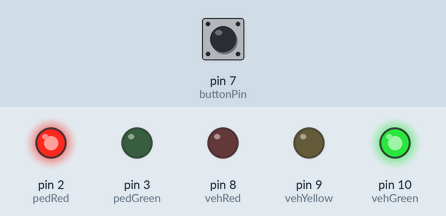
This sketch was run on a simulated Arduino Uno, built with avr-gcc and run on an emulated ATmega328P. Shown: output pins drawn as LEDs (lit = HIGH). Dashed ring = blinking. The inputs (shaded band) are chosen by the test bench; at power-on: pin 7 (buttonPin) HIGH.

Above: at 1.2 s.
1.3 s: pin 7 (buttonPin) pulled LOW for 0.15 s
At 4.3 s:
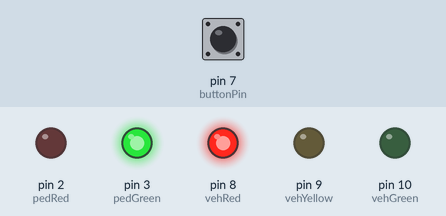
7.3 s: pin 7 (buttonPin) pulled LOW for 3.2 s
At 8.5 s:
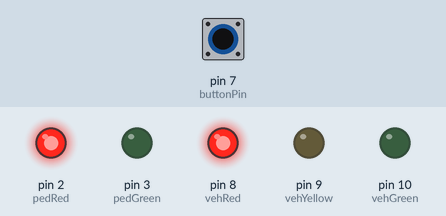
At 8.95 s:
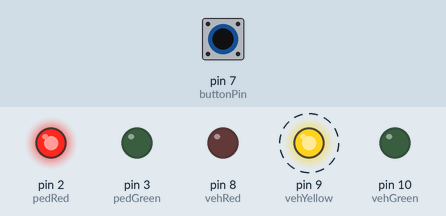
Timing chart, 0 to 17.6 s (numbered marks = the images above; inputs shaded):
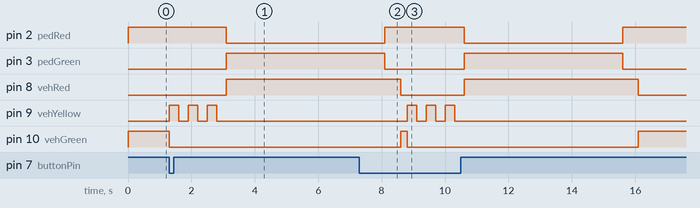

Measured:
- after the input at 1.3 s, pin 2 (pedRed): HIGH → LOW after 1.8 s; pin 3 (pedGreen), pin 8 (vehRed): LOW → HIGH after 1.8 s; pin 9 (vehYellow): alternates HIGH for 0.30 s and LOW for 0.30 s, 6 changes in all, then stays LOW, starting at once; pin 10 (vehGreen): HIGH → LOW at once
- after the input at 7.3 s, pin 9 (vehYellow): alternates HIGH for 0.30 s and LOW for 0.30 s, 6 changes in all, then stays LOW, starting after 1.5 s

The sketch:

project_sismik_51.ino
```cpp
const int vehGreen = 10;
const int vehYellow = 9;
const int vehRed = 8;

const int pedGreen = 3;
const int pedRed = 2;

const int buttonPin = 7;

unsigned long lastDebounceTime = 0;
const unsigned long debounceDelay = 200;

void setup() {
  pinMode(vehGreen, OUTPUT);
  pinMode(vehYellow, OUTPUT);
  pinMode(vehRed, OUTPUT);
  pinMode(pedGreen, OUTPUT);
  pinMode(pedRed, OUTPUT);

  pinMode(buttonPin, INPUT_PULLUP);

  digitalWrite(vehGreen, HIGH);
  digitalWrite(vehYellow, LOW);
  digitalWrite(vehRed, LOW);
  digitalWrite(pedGreen, LOW);
  digitalWrite(pedRed, HIGH);
}

void loop() {
  if (digitalRead(buttonPin) == LOW) {
    if ((millis() - lastDebounceTime) > debounceDelay) {
      siklusAman();
      lastDebounceTime = millis();
    }
  }
}

void siklusAman() {
  digitalWrite(vehGreen, LOW);
  for (int i = 0; i < 3; i++) {
    digitalWrite(vehYellow, HIGH);
    delay(300);
    digitalWrite(vehYellow, LOW);
    delay(300);
  }

  digitalWrite(vehRed, HIGH);
  digitalWrite(pedRed, LOW);
  digitalWrite(pedGreen, HIGH);
  delay(5000);

  digitalWrite(pedGreen, LOW);
  digitalWrite(pedRed, HIGH);

  delay(500);

  digitalWrite(vehRed, LOW);
  digitalWrite(vehGreen, HIGH);
}
```
